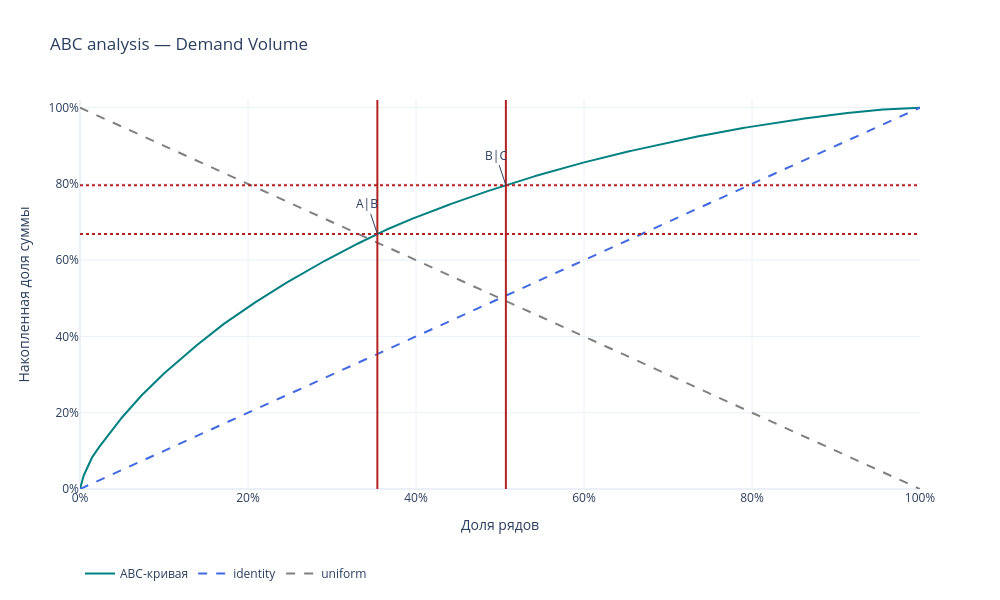

The cell this chart's notebook holds for it:
### Code cell
ts_mean_values = ts_retail.groupby(ts_id_columns)['Demand'].mean()
ts_demand_abc = abc_analysis(ts_mean_values.fillna(0), boolPlotResult=False)
plot_abc_plotly(ts_demand_abc, title='ABC analysis — Demand Volume')

### Figure 1 — Plotly figure (JSON) as saved in the notebook; plotly's stock layout.template omitted (floating-point values rounded to 4 significant figures; data arrays with more than 128 entries replaced by an {"elided": "..."} marker saying what was removed)
{"data": [{"line": {"color": "teal"}, "mode": "lines", "name": "ABC-кривая", "type": "scatter", "x": {"elided": "1001 float values"}, "y": {"elided": "1001 float values"}}, {"line": {"color": "royalblue", "dash": "dash"}, "mode": "lines", "name": "identity", "type": "scatter", "x": [0, 1], "y": [0, 1]}, {"line": {"color": "gray", "dash": "dash"}, "mode": "lines", "name": "uniform", "type": "scatter", "x": [0, 1], "y": [1, 0]}], "layout": {"annotations": [{"ay": -30, "showarrow": true, "text": "A|B", "x": 0.354, "y": 0.6689}, {"ay": -30, "showarrow": true, "text": "B|C", "x": 0.507, "y": 0.7965}], "height": 600, "legend": {"orientation": "h", "y": -0.18}, "shapes": [{"line": {"color": "firebrick"}, "type": "line", "x0": 0.354, "x1": 0.354, "xref": "x", "y0": 0, "y1": 1, "yref": "y domain"}, {"line": {"color": "firebrick", "dash": "dot"}, "type": "line", "x0": 0, "x1": 1, "xref": "x domain", "y0": 0.6689, "y1": 0.6689, "yref": "y"}, {"line": {"color": "firebrick"}, "type": "line", "x0": 0.507, "x1": 0.507, "xref": "x", "y0": 0, "y1": 1, "yref": "y domain"}, {"line": {"color": "firebrick", "dash": "dot"}, "type": "line", "x0": 0, "x1": 1, "xref": "x domain", "y0": 0.7965, "y1": 0.7965, "yref": "y"}], "title": {"text": "ABC analysis — Demand Volume"}, "width": 1000, "xaxis": {"range": [0, 1], "tickformat": ".0%", "title": {"text": "Доля рядов"}}, "yaxis": {"range": [0, 1.02], "tickformat": ".0%", "title": {"text": "Накопленная доля суммы"}}}}
